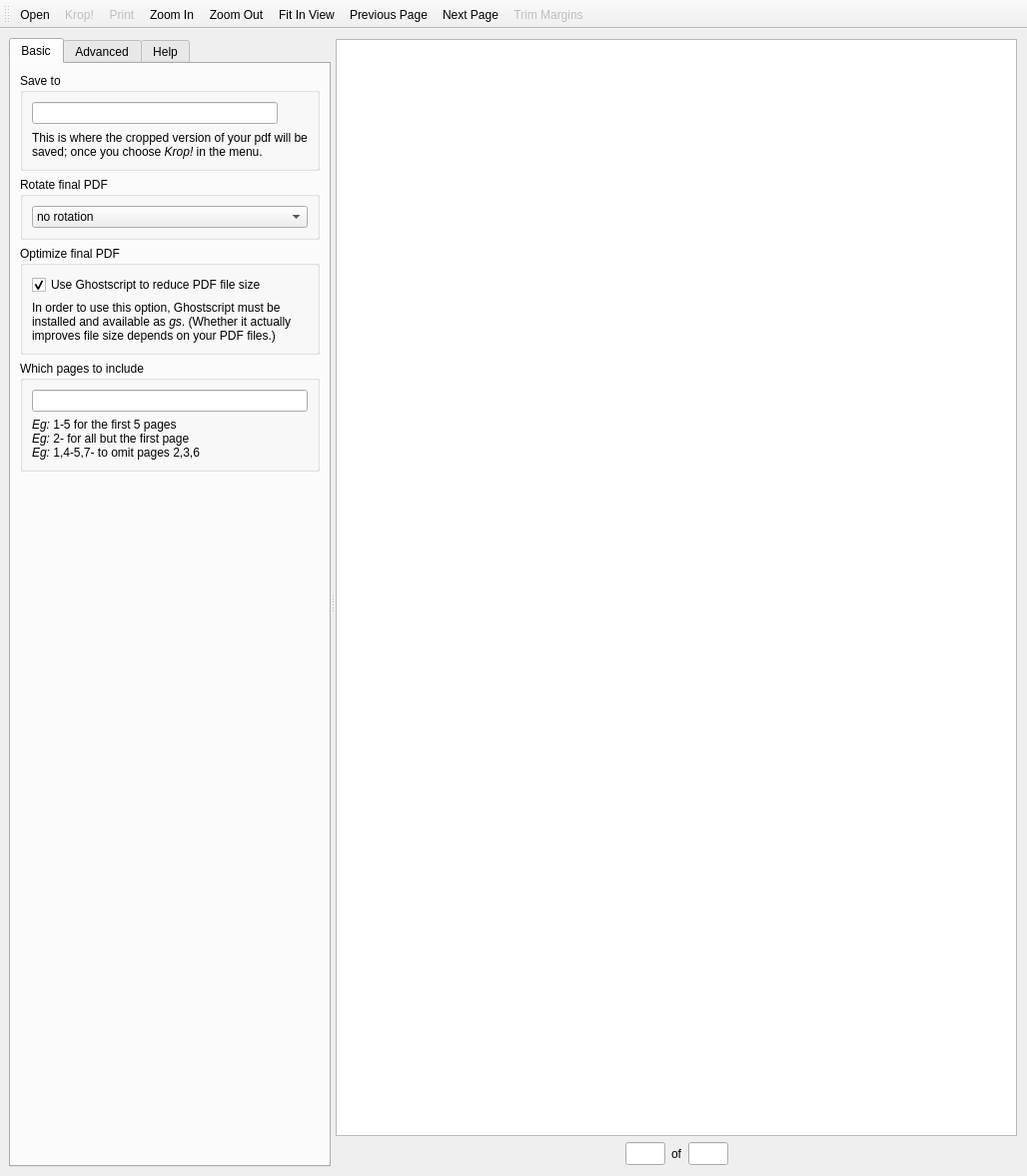
<?xml version="1.0" encoding="UTF-8"?>
<ui version="4.0">
 <class>MainWindow</class>
 <widget class="QMainWindow" name="MainWindow">
  <property name="geometry">
   <rect>
    <x>0</x>
    <y>0</y>
    <width>1028</width>
    <height>1177</height>
   </rect>
  </property>
  <property name="windowTitle">
   <string>krop: A tool to crop your PDFs</string>
  </property>
  <widget class="QWidget" name="centralwidget">
   <layout class="QVBoxLayout" name="verticalLayout_7">
    <item>
     <widget class="QSplitter" name="splitter">
      <property name="orientation">
       <enum>Qt::Horizontal</enum>
      </property>
      <property name="childrenCollapsible">
       <bool>false</bool>
      </property>
      <widget class="QTabWidget" name="tabWidget">
       <property name="sizePolicy">
        <sizepolicy hsizetype="Preferred" vsizetype="Expanding">
         <horstretch>0</horstretch>
         <verstretch>0</verstretch>
        </sizepolicy>
       </property>
       <property name="currentIndex">
        <number>0</number>
       </property>
       <widget class="QWidget" name="tabBasic">
        <attribute name="title">
         <string>Basic</string>
        </attribute>
        <layout class="QVBoxLayout" name="verticalLayout_4">
         <item>
          <widget class="QGroupBox" name="groupBox">
           <property name="title">
            <string>Save to</string>
           </property>
           <layout class="QGridLayout" name="gridLayout">
            <item row="0" column="0">
             <widget class="QLineEdit" name="editFile"/>
            </item>
            <item row="0" column="1">
             <widget class="QToolButton" name="buttonFileSelect">
              <property name="text">
               <string/>
              </property>
              <property name="autoRaise">
               <bool>true</bool>
              </property>
             </widget>
            </item>
            <item row="1" column="0" colspan="2">
             <widget class="QLabel" name="labelFileHelp">
              <property name="text">
               <string>&lt;!DOCTYPE HTML PUBLIC &quot;-//W3C//DTD HTML 4.0//EN&quot; &quot;http://www.w3.org/TR/REC-html40/strict.dtd&quot;&gt;
&lt;html&gt;&lt;head&gt;&lt;meta name=&quot;qrichtext&quot; content=&quot;1&quot; /&gt;&lt;style type=&quot;text/css&quot;&gt;
p, li { white-space: pre-wrap; }
&lt;/style&gt;&lt;/head&gt;&lt;body style=&quot; font-family:'Ubuntu'; font-size:9pt; font-weight:400; font-style:normal;&quot;&gt;
&lt;p style=&quot; margin-top:0px; margin-bottom:0px; margin-left:0px; margin-right:0px; -qt-block-indent:0; text-indent:0px;&quot;&gt;This is where the cropped version of your pdf will be saved; once you choose &lt;span style=&quot; font-style:italic;&quot;&gt;Krop!&lt;/span&gt; in the menu.&lt;/p&gt;&lt;/body&gt;&lt;/html&gt;</string>
              </property>
              <property name="wordWrap">
               <bool>true</bool>
              </property>
             </widget>
            </item>
           </layout>
          </widget>
         </item>
         <item>
          <widget class="QGroupBox" name="groupRotation">
           <property name="title">
            <string>Rotate final PDF</string>
           </property>
           <property name="flat">
            <bool>false</bool>
           </property>
           <layout class="QVBoxLayout" name="verticalLayout_8">
            <item>
             <widget class="QComboBox" name="comboRotation">
              <item>
               <property name="text">
                <string>no rotation</string>
               </property>
              </item>
              <item>
               <property name="text">
                <string>rotate left (90° counterclockwise)</string>
               </property>
              </item>
              <item>
               <property name="text">
                <string>rotate right (90° clockwise)</string>
               </property>
              </item>
              <item>
               <property name="text">
                <string>upside down</string>
               </property>
              </item>
             </widget>
            </item>
           </layout>
          </widget>
         </item>
         <item>
          <widget class="QGroupBox" name="groupOptimization">
           <property name="title">
            <string>Optimize final PDF</string>
           </property>
           <property name="flat">
            <bool>false</bool>
           </property>
           <layout class="QVBoxLayout" name="verticalLayout_9">
            <item>
             <widget class="QCheckBox" name="checkGhostscript">
              <property name="text">
               <string>Use Ghostscript to reduce PDF file size</string>
              </property>
              <property name="checked">
               <bool>true</bool>
              </property>
             </widget>
            </item>
            <item>
             <widget class="QLabel" name="labelGhostscript">
              <property name="text">
               <string>&lt;!DOCTYPE HTML PUBLIC &quot;-//W3C//DTD HTML 4.0//EN&quot; &quot;http://www.w3.org/TR/REC-html40/strict.dtd&quot;&gt;
&lt;html&gt;&lt;head&gt;&lt;meta name=&quot;qrichtext&quot; content=&quot;1&quot; /&gt;&lt;style type=&quot;text/css&quot;&gt;
p, li { white-space: pre-wrap; }
&lt;/style&gt;&lt;/head&gt;&lt;body style=&quot; font-family:'Noto Sans'; font-size:10pt; font-weight:400; font-style:normal;&quot;&gt;
&lt;p style=&quot; margin-top:0px; margin-bottom:0px; margin-left:0px; margin-right:0px; -qt-block-indent:0; text-indent:0px;&quot;&gt;&lt;span style=&quot; font-family:'Ubuntu'; font-size:9pt;&quot;&gt;In order to use this option, Ghostscript must be installed and available as &lt;/span&gt;&lt;span style=&quot; font-family:'Ubuntu'; font-size:9pt; font-style:italic;&quot;&gt;gs&lt;/span&gt;&lt;span style=&quot; font-family:'Ubuntu'; font-size:9pt;&quot;&gt;. (Whether it actually improves file size depends on your PDF files.)&lt;/span&gt;&lt;/p&gt;&lt;/body&gt;&lt;/html&gt;</string>
              </property>
              <property name="wordWrap">
               <bool>true</bool>
              </property>
             </widget>
            </item>
           </layout>
          </widget>
         </item>
         <item>
          <widget class="QGroupBox" name="groupWhichPages">
           <property name="title">
            <string>Which pages to include</string>
           </property>
           <layout class="QVBoxLayout" name="verticalLayout">
            <item>
             <widget class="QLineEdit" name="editWhichPages"/>
            </item>
            <item>
             <widget class="QLabel" name="labelWhichPagesEg">
              <property name="text">
               <string>&lt;!DOCTYPE HTML PUBLIC &quot;-//W3C//DTD HTML 4.0//EN&quot; &quot;http://www.w3.org/TR/REC-html40/strict.dtd&quot;&gt;
&lt;html&gt;&lt;head&gt;&lt;meta name=&quot;qrichtext&quot; content=&quot;1&quot; /&gt;&lt;style type=&quot;text/css&quot;&gt;
p, li { white-space: pre-wrap; margin: 0; }
&lt;/style&gt;&lt;/head&gt;
&lt;body&gt;
&lt;p&gt;&lt;i&gt;Eg:&lt;/i&gt; 1-5 for the first 5 pages&lt;/p&gt;
&lt;p&gt;&lt;i&gt;Eg:&lt;/i&gt; 2- for all but the first page&lt;/p&gt;
&lt;p&gt;&lt;i&gt;Eg:&lt;/i&gt; 1,4-5,7- to omit pages 2,3,6&lt;/p&gt;
&lt;/body&gt;&lt;/html&gt;</string>
              </property>
              <property name="wordWrap">
               <bool>true</bool>
              </property>
             </widget>
            </item>
           </layout>
          </widget>
         </item>
         <item>
          <spacer name="verticalSpacer_3">
           <property name="orientation">
            <enum>Qt::Vertical</enum>
           </property>
           <property name="sizeHint" stdset="0">
            <size>
             <width>20</width>
             <height>484</height>
            </size>
           </property>
          </spacer>
         </item>
        </layout>
       </widget>
       <widget class="QWidget" name="tabAdvanced">
        <attribute name="title">
         <string>Advanced</string>
        </attribute>
        <layout class="QVBoxLayout" name="verticalLayout_6">
         <item>
          <widget class="QGroupBox" name="groupSelectionMode">
           <property name="title">
            <string>Selections apply to</string>
           </property>
           <property name="flat">
            <bool>false</bool>
           </property>
           <layout class="QGridLayout" name="gridLayout_2">
            <item row="0" column="0" colspan="2">
             <widget class="QRadioButton" name="radioSelAll">
              <property name="text">
               <string>all pages</string>
              </property>
              <property name="checked">
               <bool>true</bool>
              </property>
             </widget>
            </item>
            <item row="1" column="0" colspan="2">
             <widget class="QRadioButton" name="radioSelEvenOdd">
              <property name="text">
               <string>even/odd pages</string>
              </property>
             </widget>
            </item>
            <item row="2" column="0" colspan="2">
             <widget class="QRadioButton" name="radioSelIndividual">
              <property name="text">
               <string>individual page</string>
              </property>
             </widget>
            </item>
            <item row="3" column="0" colspan="2">
             <widget class="QLabel" name="labelSelHelp">
              <property name="text">
               <string>Should all pages be cropped based on the same selections? Maybe you want to treat even and odd pages differently? For full control you can crop each page using individual selections.</string>
              </property>
              <property name="wordWrap">
               <bool>true</bool>
              </property>
             </widget>
            </item>
            <item row="4" column="0">
             <widget class="QLabel" name="labelSelExceptions">
              <property name="text">
               <string>Exceptions:</string>
              </property>
             </widget>
            </item>
            <item row="4" column="1">
             <widget class="QLineEdit" name="editSelExceptions"/>
            </item>
            <item row="5" column="0" colspan="2">
             <widget class="QLabel" name="labelSelExceptionsHelp">
              <property name="text">
               <string>List pages which require individual selections.</string>
              </property>
             </widget>
            </item>
           </layout>
          </widget>
         </item>
         <item>
          <widget class="QGroupBox" name="groupDevice">
           <property name="title">
            <string>Fit screen of device</string>
           </property>
           <layout class="QFormLayout" name="formLayout">
            <property name="fieldGrowthPolicy">
             <enum>QFormLayout::ExpandingFieldsGrow</enum>
            </property>
            <item row="0" column="0" colspan="2">
             <widget class="QComboBox" name="comboDevice">
              <property name="editable">
               <bool>false</bool>
              </property>
              <property name="sizeAdjustPolicy">
               <enum>QComboBox::AdjustToContentsOnFirstShow</enum>
              </property>
             </widget>
            </item>
            <item row="1" column="0">
             <widget class="QLabel" name="labelAspectRatio">
              <property name="text">
               <string>Aspect ratio:</string>
              </property>
             </widget>
            </item>
            <item row="1" column="1">
             <widget class="QLineEdit" name="editAspectRatio"/>
            </item>
            <item row="2" column="0" colspan="2">
             <widget class="QLabel" name="labelDeviceHelp">
              <property name="text">
               <string>&lt;html&gt;&lt;head/&gt;&lt;body&gt;&lt;p&gt;&lt;span style=&quot; font-style:italic;&quot;&gt;Eg:&lt;/span&gt; 600:730 (ratio of width to height)&lt;/p&gt;&lt;/body&gt;&lt;/html&gt;</string>
              </property>
              <property name="wordWrap">
               <bool>true</bool>
              </property>
             </widget>
            </item>
           </layout>
          </widget>
         </item>
         <item>
          <widget class="QGroupBox" name="groupTrimMargins">
           <property name="title">
            <string>Settings for trimming margins</string>
           </property>
           <layout class="QFormLayout" name="formLayout_2">
            <property name="fieldGrowthPolicy">
             <enum>QFormLayout::ExpandingFieldsGrow</enum>
            </property>
            <item row="0" column="0">
             <widget class="QLabel" name="labelPadding">
              <property name="text">
               <string>Padding:</string>
              </property>
             </widget>
            </item>
            <item row="0" column="1">
             <widget class="QLineEdit" name="editPadding">
              <property name="text">
               <string/>
              </property>
             </widget>
            </item>
            <item row="1" column="0" colspan="2">
             <widget class="QLabel" name="labelTrimMarginsEg">
              <property name="text">
               <string>&lt;html&gt;&lt;head/&gt;&lt;body&gt;&lt;p&gt;&lt;span style=&quot; font-style:italic;&quot;&gt;Eg:&lt;/span&gt; 2 or 5,2 or 5,2,5,5 (interpreted as in CSS)&lt;/p&gt;&lt;p&gt;Right-click a selection to automatically trim it.&lt;/p&gt;&lt;/body&gt;&lt;/html&gt;</string>
              </property>
              <property name="wordWrap">
               <bool>true</bool>
              </property>
             </widget>
            </item>
            <item row="2" column="0">
             <widget class="QLabel" name="labelAllowedChanges">
              <property name="enabled">
               <bool>true</bool>
              </property>
              <property name="text">
               <string>Allowed changes:</string>
              </property>
             </widget>
            </item>
            <item row="2" column="1">
             <widget class="QLineEdit" name="editAllowedChanges">
              <property name="enabled">
               <bool>true</bool>
              </property>
             </widget>
            </item>
            <item row="3" column="0">
             <widget class="QLabel" name="labelSensitivity">
              <property name="enabled">
               <bool>true</bool>
              </property>
              <property name="text">
               <string>Color sensitivity:</string>
              </property>
             </widget>
            </item>
            <item row="3" column="1">
             <widget class="QLineEdit" name="editSensitivity">
              <property name="enabled">
               <bool>true</bool>
              </property>
             </widget>
            </item>
           </layout>
          </widget>
         </item>
         <item>
          <spacer name="verticalSpacer">
           <property name="orientation">
            <enum>Qt::Vertical</enum>
           </property>
           <property name="sizeHint" stdset="0">
            <size>
             <width>20</width>
             <height>339</height>
            </size>
           </property>
          </spacer>
         </item>
        </layout>
       </widget>
       <widget class="QWidget" name="tabHelp">
        <attribute name="title">
         <string>Help</string>
        </attribute>
        <layout class="QVBoxLayout" name="verticalLayout_3">
         <item>
          <widget class="QLabel" name="labelHelp">
           <property name="sizePolicy">
            <sizepolicy hsizetype="Ignored" vsizetype="Preferred">
             <horstretch>0</horstretch>
             <verstretch>0</verstretch>
            </sizepolicy>
           </property>
           <property name="maximumSize">
            <size>
             <width>16777215</width>
             <height>16777215</height>
            </size>
           </property>
           <property name="baseSize">
            <size>
             <width>0</width>
             <height>0</height>
            </size>
           </property>
           <property name="text">
            <string>&lt;h3&gt;Getting started&lt;/h3&gt;
&lt;p&gt;Using your mouse, create one or more selections on the pdf document. These are the regions that will be included into the cropped file.
&lt;p&gt;When you are done, click Krop! in the menu to create a cropped version of your document.
&lt;h3&gt;Hints&lt;/h3&gt;
&lt;p&gt;Right-click a selection to delete it.
&lt;p&gt;You can choose to create individual selections for each page.
&lt;p&gt;If you have an eReader that is not good at scrolling documents, you can have each page automatically broken into parts to optimally fit the screen of your eReader.
&lt;p&gt;Some examples can be found at: &lt;a href='http://arminstraub.com/software/krop'&gt;arminstraub.com&lt;/a&gt;
</string>
           </property>
           <property name="textFormat">
            <enum>Qt::RichText</enum>
           </property>
           <property name="wordWrap">
            <bool>true</bool>
           </property>
           <property name="openExternalLinks">
            <bool>true</bool>
           </property>
          </widget>
         </item>
         <item>
          <spacer name="verticalSpacer_2">
           <property name="orientation">
            <enum>Qt::Vertical</enum>
           </property>
           <property name="sizeHint" stdset="0">
            <size>
             <width>20</width>
             <height>524</height>
            </size>
           </property>
          </spacer>
         </item>
         <item>
          <widget class="QLabel" name="labelHelpLicense">
           <property name="sizePolicy">
            <sizepolicy hsizetype="Ignored" vsizetype="Preferred">
             <horstretch>0</horstretch>
             <verstretch>0</verstretch>
            </sizepolicy>
           </property>
           <property name="text">
            <string>Copyright (C) 2010-2018 Armin Straub
&lt;br&gt;&lt;a href='http://arminstraub.com'&gt;http://arminstraub.com&lt;/a&gt;
&lt;p&gt;This program is free software and available to you in the hope that it will be useful; but without any warranty. It is distributed under the terms of the GNU General Public License (GPLv3+). See the accompanying files for more information.
</string>
           </property>
           <property name="textFormat">
            <enum>Qt::RichText</enum>
           </property>
           <property name="wordWrap">
            <bool>true</bool>
           </property>
           <property name="openExternalLinks">
            <bool>true</bool>
           </property>
          </widget>
         </item>
        </layout>
       </widget>
      </widget>
      <widget class="QFrame" name="frame">
       <property name="sizePolicy">
        <sizepolicy hsizetype="Expanding" vsizetype="Preferred">
         <horstretch>1</horstretch>
         <verstretch>0</verstretch>
        </sizepolicy>
       </property>
       <property name="frameShape">
        <enum>QFrame::NoFrame</enum>
       </property>
       <property name="frameShadow">
        <enum>QFrame::Raised</enum>
       </property>
       <layout class="QVBoxLayout" name="verticalLayout_2">
        <property name="leftMargin">
         <number>1</number>
        </property>
        <property name="topMargin">
         <number>1</number>
        </property>
        <property name="rightMargin">
         <number>1</number>
        </property>
        <property name="bottomMargin">
         <number>1</number>
        </property>
        <item>
         <widget class="QGraphicsView" name="documentView">
          <property name="contextMenuPolicy">
           <enum>Qt::CustomContextMenu</enum>
          </property>
          <property name="frameShadow">
           <enum>QFrame::Sunken</enum>
          </property>
         </widget>
        </item>
        <item>
         <widget class="QFrame" name="frame_2">
          <property name="frameShape">
           <enum>QFrame::NoFrame</enum>
          </property>
          <property name="frameShadow">
           <enum>QFrame::Raised</enum>
          </property>
          <layout class="QHBoxLayout" name="horizontalLayout_2">
           <property name="leftMargin">
            <number>0</number>
           </property>
           <property name="topMargin">
            <number>0</number>
           </property>
           <property name="rightMargin">
            <number>0</number>
           </property>
           <property name="bottomMargin">
            <number>0</number>
           </property>
           <item>
            <spacer name="horizontalSpacer">
             <property name="orientation">
              <enum>Qt::Horizontal</enum>
             </property>
             <property name="sizeType">
              <enum>QSizePolicy::Expanding</enum>
             </property>
             <property name="sizeHint" stdset="0">
              <size>
               <width>40</width>
               <height>20</height>
              </size>
             </property>
            </spacer>
           </item>
           <item>
            <widget class="QPushButton" name="buttonFirst">
             <property name="minimumSize">
              <size>
               <width>24</width>
               <height>24</height>
              </size>
             </property>
             <property name="maximumSize">
              <size>
               <width>24</width>
               <height>24</height>
              </size>
             </property>
             <property name="focusPolicy">
              <enum>Qt::NoFocus</enum>
             </property>
             <property name="text">
              <string/>
             </property>
             <property name="flat">
              <bool>true</bool>
             </property>
            </widget>
           </item>
           <item>
            <widget class="QPushButton" name="buttonPrevious">
             <property name="minimumSize">
              <size>
               <width>24</width>
               <height>24</height>
              </size>
             </property>
             <property name="maximumSize">
              <size>
               <width>24</width>
               <height>24</height>
              </size>
             </property>
             <property name="focusPolicy">
              <enum>Qt::NoFocus</enum>
             </property>
             <property name="text">
              <string/>
             </property>
             <property name="flat">
              <bool>true</bool>
             </property>
            </widget>
           </item>
           <item>
            <widget class="QLineEdit" name="editCurrentPage">
             <property name="sizePolicy">
              <sizepolicy hsizetype="Fixed" vsizetype="Fixed">
               <horstretch>0</horstretch>
               <verstretch>0</verstretch>
              </sizepolicy>
             </property>
             <property name="minimumSize">
              <size>
               <width>40</width>
               <height>23</height>
              </size>
             </property>
             <property name="maximumSize">
              <size>
               <width>40</width>
               <height>16777215</height>
              </size>
             </property>
             <property name="inputMask">
              <string/>
             </property>
             <property name="alignment">
              <set>Qt::AlignCenter</set>
             </property>
            </widget>
           </item>
           <item>
            <widget class="QLabel" name="label">
             <property name="text">
              <string>of</string>
             </property>
            </widget>
           </item>
           <item>
            <widget class="QLineEdit" name="editMaxPage">
             <property name="enabled">
              <bool>true</bool>
             </property>
             <property name="sizePolicy">
              <sizepolicy hsizetype="Fixed" vsizetype="Fixed">
               <horstretch>0</horstretch>
               <verstretch>0</verstretch>
              </sizepolicy>
             </property>
             <property name="minimumSize">
              <size>
               <width>40</width>
               <height>23</height>
              </size>
             </property>
             <property name="maximumSize">
              <size>
               <width>40</width>
               <height>16777215</height>
              </size>
             </property>
             <property name="autoFillBackground">
              <bool>false</bool>
             </property>
             <property name="inputMask">
              <string/>
             </property>
             <property name="frame">
              <bool>true</bool>
             </property>
             <property name="alignment">
              <set>Qt::AlignCenter</set>
             </property>
             <property name="readOnly">
              <bool>true</bool>
             </property>
            </widget>
           </item>
           <item>
            <widget class="QPushButton" name="buttonNext">
             <property name="minimumSize">
              <size>
               <width>24</width>
               <height>24</height>
              </size>
             </property>
             <property name="maximumSize">
              <size>
               <width>24</width>
               <height>24</height>
              </size>
             </property>
             <property name="focusPolicy">
              <enum>Qt::NoFocus</enum>
             </property>
             <property name="text">
              <string/>
             </property>
             <property name="flat">
              <bool>true</bool>
             </property>
            </widget>
           </item>
           <item>
            <widget class="QPushButton" name="buttonLast">
             <property name="minimumSize">
              <size>
               <width>24</width>
               <height>24</height>
              </size>
             </property>
             <property name="maximumSize">
              <size>
               <width>24</width>
               <height>24</height>
              </size>
             </property>
             <property name="focusPolicy">
              <enum>Qt::NoFocus</enum>
             </property>
             <property name="text">
              <string/>
             </property>
             <property name="flat">
              <bool>true</bool>
             </property>
            </widget>
           </item>
           <item>
            <spacer name="horizontalSpacer2">
             <property name="orientation">
              <enum>Qt::Horizontal</enum>
             </property>
             <property name="sizeType">
              <enum>QSizePolicy::Expanding</enum>
             </property>
             <property name="sizeHint" stdset="0">
              <size>
               <width>40</width>
               <height>20</height>
              </size>
             </property>
            </spacer>
           </item>
          </layout>
         </widget>
        </item>
       </layout>
      </widget>
     </widget>
    </item>
   </layout>
  </widget>
  <widget class="QMenuBar" name="menubar">
   <property name="geometry">
    <rect>
     <x>0</x>
     <y>0</y>
     <width>1028</width>
     <height>39</height>
    </rect>
   </property>
  </widget>
  <widget class="QToolBar" name="toolBar">
   <property name="enabled">
    <bool>true</bool>
   </property>
   <property name="contextMenuPolicy">
    <enum>Qt::PreventContextMenu</enum>
   </property>
   <property name="windowTitle">
    <string>toolBar</string>
   </property>
   <property name="movable">
    <bool>true</bool>
   </property>
   <property name="toolButtonStyle">
    <enum>Qt::ToolButtonFollowStyle</enum>
   </property>
   <property name="floatable">
    <bool>false</bool>
   </property>
   <attribute name="toolBarArea">
    <enum>TopToolBarArea</enum>
   </attribute>
   <attribute name="toolBarBreak">
    <bool>false</bool>
   </attribute>
   <addaction name="actionOpenFile"/>
   <addaction name="actionKrop"/>
   <addaction name="actionPrint"/>
   <addaction name="actionZoomIn"/>
   <addaction name="actionZoomOut"/>
   <addaction name="actionFitInView"/>
   <addaction name="actionPreviousPage"/>
   <addaction name="actionNextPage"/>
   <addaction name="actionTrimMarginsAll"/>
  </widget>
  <action name="actionZoomIn">
   <property name="text">
    <string>Zoom In</string>
   </property>
   <property name="shortcut">
    <string>Ctrl+=</string>
   </property>
  </action>
  <action name="actionZoomOut">
   <property name="text">
    <string>Zoom Out</string>
   </property>
   <property name="shortcut">
    <string>Ctrl+-</string>
   </property>
  </action>
  <action name="actionPreviousPage">
   <property name="text">
    <string>Previous Page</string>
   </property>
   <property name="shortcut">
    <string>Ctrl+Left</string>
   </property>
  </action>
  <action name="actionNextPage">
   <property name="text">
    <string>Next Page</string>
   </property>
   <property name="shortcut">
    <string>Ctrl+Right</string>
   </property>
  </action>
  <action name="actionOpenFile">
   <property name="text">
    <string>Open</string>
   </property>
  </action>
  <action name="actionFitInView">
   <property name="checkable">
    <bool>true</bool>
   </property>
   <property name="text">
    <string>Fit In View</string>
   </property>
  </action>
  <action name="actionKrop">
   <property name="enabled">
    <bool>false</bool>
   </property>
   <property name="text">
    <string>Krop!</string>
   </property>
  </action>
  <action name="actionDeleteSelection">
   <property name="text">
    <string>Delete Selection</string>
   </property>
  </action>
  <action name="actionFirstPage">
   <property name="text">
    <string>First Page</string>
   </property>
  </action>
  <action name="actionLastPage">
   <property name="text">
    <string>Last Page</string>
   </property>
  </action>
  <action name="actionTrimMargins">
   <property name="text">
    <string>Trim Margins</string>
   </property>
  </action>
  <action name="actionSelectFile">
   <property name="text">
    <string>Select File</string>
   </property>
  </action>
  <action name="actionTrimMarginsAll">
   <property name="enabled">
    <bool>false</bool>
   </property>
   <property name="text">
    <string>Trim Margins</string>
   </property>
   <property name="toolTip">
    <string>Trim Margins</string>
   </property>
  </action>
  <action name="actionPrint">
   <property name="enabled">
    <bool>false</bool>
   </property>
   <property name="text">
    <string>Print</string>
   </property>
   <property name="toolTip">
    <string>Print cropped PDF file</string>
   </property>
  </action>
 </widget>
 <resources/>
 <connections>
  <connection>
   <sender>buttonPrevious</sender>
   <signal>clicked()</signal>
   <receiver>actionPreviousPage</receiver>
   <slot>trigger()</slot>
   <hints>
    <hint type="sourcelabel">
     <x>548</x>
     <y>623</y>
    </hint>
    <hint type="destinationlabel">
     <x>-1</x>
     <y>-1</y>
    </hint>
   </hints>
  </connection>
  <connection>
   <sender>buttonNext</sender>
   <signal>clicked()</signal>
   <receiver>actionNextPage</receiver>
   <slot>trigger()</slot>
   <hints>
    <hint type="sourcelabel">
     <x>750</x>
     <y>623</y>
    </hint>
    <hint type="destinationlabel">
     <x>-1</x>
     <y>-1</y>
    </hint>
   </hints>
  </connection>
  <connection>
   <sender>buttonFirst</sender>
   <signal>clicked()</signal>
   <receiver>actionFirstPage</receiver>
   <slot>trigger()</slot>
   <hints>
    <hint type="sourcelabel">
     <x>535</x>
     <y>673</y>
    </hint>
    <hint type="destinationlabel">
     <x>-1</x>
     <y>-1</y>
    </hint>
   </hints>
  </connection>
  <connection>
   <sender>buttonLast</sender>
   <signal>clicked()</signal>
   <receiver>actionLastPage</receiver>
   <slot>trigger()</slot>
   <hints>
    <hint type="sourcelabel">
     <x>724</x>
     <y>673</y>
    </hint>
    <hint type="destinationlabel">
     <x>-1</x>
     <y>-1</y>
    </hint>
   </hints>
  </connection>
  <connection>
   <sender>buttonFileSelect</sender>
   <signal>clicked()</signal>
   <receiver>actionSelectFile</receiver>
   <slot>trigger()</slot>
   <hints>
    <hint type="sourcelabel">
     <x>281</x>
     <y>120</y>
    </hint>
    <hint type="destinationlabel">
     <x>-1</x>
     <y>-1</y>
    </hint>
   </hints>
  </connection>
 </connections>
</ui>
